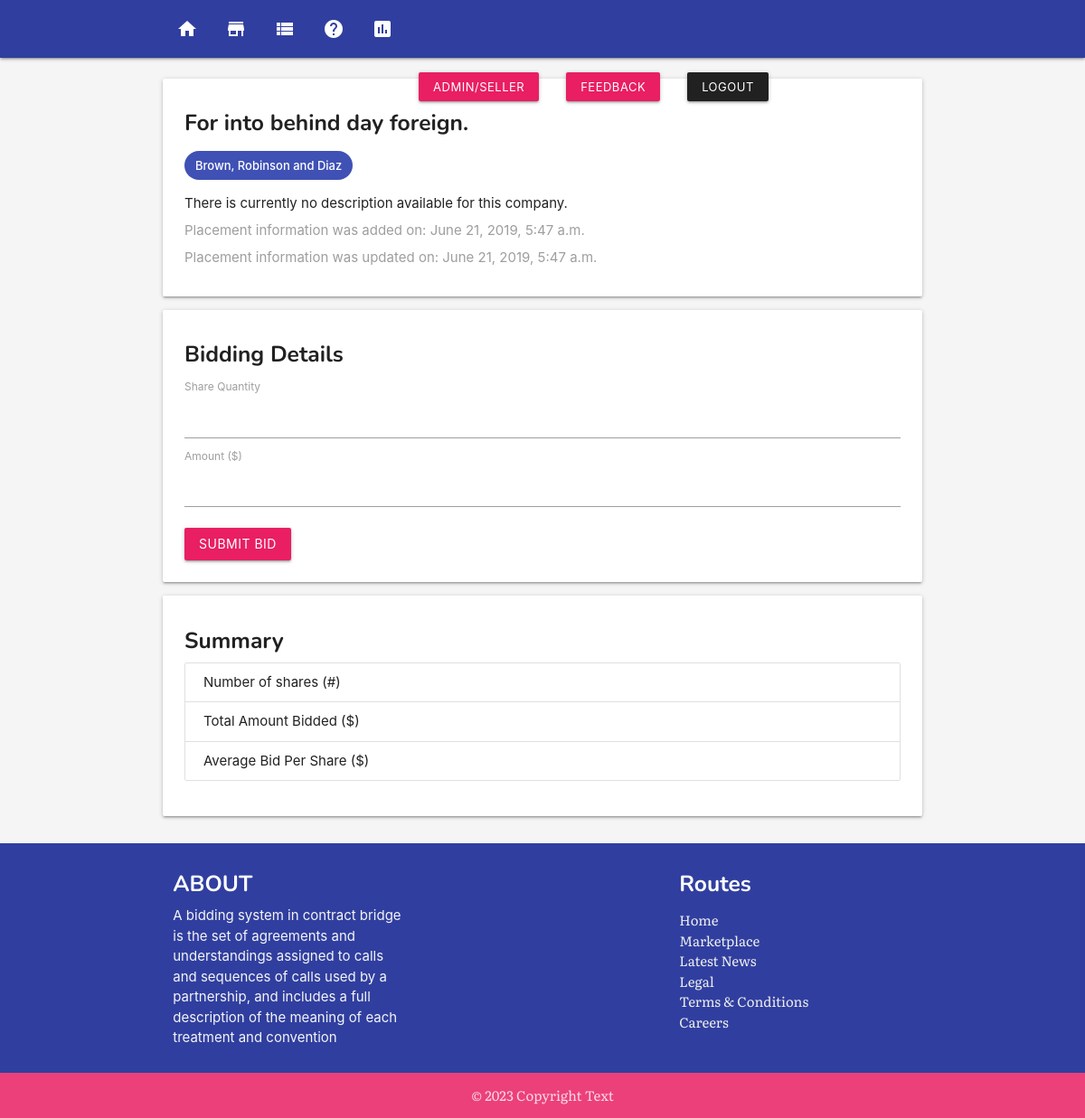
The app's page /marketplace/6e23bd0d-b0aa-4f15-8987-77ff9b22c4c1/ (signed in) with its own data.
### app/models.py (models this page shows, shortened)
class Placement(models.Model):
    placement_title = models.CharField(max_length=255)
    placement_slug = models.SlugField()
    placement_company = models.ForeignKey(Company, on_delete=models.CASCADE)
    placement_created = models.DateTimeField(auto_now_add=True)
    placement_modified = models.DateTimeField(auto_now=True)

class Company(models.Model):
    company_name = models.CharField(max_length=255)
    company_address = models.CharField(max_length=255)
    company_description = models.TextField(default="There is currently no description available for this company.")
    company_created = models.DateTimeField(auto_now_add=True)
    company_modified = models.DateTimeField(auto_now=True)
    def __str__(self):
        return self.company_name

### app/views.py (the view, shortened to what this page needs)
# urls.py: path('marketplace/<placement_slug>/', views.placement_detail, name='placement-detail'),
@login_required
def placement_detail(request, placement_slug):
    placement = get_object_or_404(Placement, placement_slug=placement_slug)
    context = {'placement': placement}
    return render(request, 'placement_detail.html', context)

### templates/placement_detail.html (shortened to what this page needs)
{% extends 'base.html' %}
{% block content %}
{% include 'nav.html' %}
<section class="section">
    <section class="container">
            <div class="card">
                    <div class="card-content">
                        <h5>{{ placement.placement_title }}</h5>
                        <p class="chip indigo white-text">{{ placement.placement_company }}</p>
                        <p>{{placement.placement_company.company_description}}</p>
                        <p class="grey-text">Placement information was added on: {{ placement.placement_created }}</p>
                        <p class="grey-text">Placement information was updated on: {{ placement.placement_modified }}</p>
                    </div>
                </div>
       <div class="card">
           <div class="card-content">
               <form action="" method="POST" class="form">
               <h5>Bidding Details</h5>
               <label for="">
                   Share Quantity
               </label>
               <input name="quantity" required id="quantity" type="number" min=1>
               <label for="">
                   Amount ($)
               </label>
               <input name="amount" required id="amount" type="number" min=1>
               <button type="submit" style="margin-top: 1rem;" class="btn pink waves-effect waves-light">Submit Bid</button>
            </form>
           </div>
       </div>
       <div class="card">
            <div class="card-content">
                <h5>Summary</h5>
                <ul class="collection">
                    <li class="collection-item">Number of shares (#)
                    </li>
                    <li class="collection-item">Total Amount Bidded ($)
                    </li>
                    <li class="collection-item">Average Bid Per Share ($)
                    </li>
                </ul>
            </div>
        </div>
    </section>
</section>
{% include 'footer.html' %}
{% endblock content %}

### templates/base.html (style rules this page uses)
p { margin-top: 0.5rem !important; margin-bottom: 0.5rem!important; }
h1, h2, h3, h4, h5, h6 { margin-top: .5em !important; font-family: 'Nunito', sans-serif; font-weight: bold; }
body { display: flex; min-height: 100vh; flex-direction: column; }

### records on screen
Placement: placement_title "For into behind day foreign.", placement_company "Brown, Robinson and Diaz", placement_company.company_description "There is currently no description available for this company.", placement_created "June 21, 2019, 5:47 a.m.", placement_modified "June 21, 2019, 5:47 a.m."
